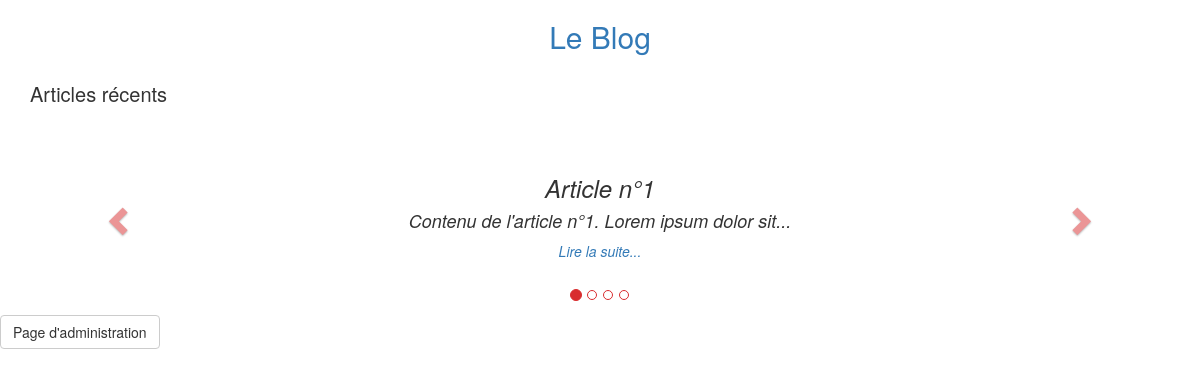
The page / on the database its author committed.
### tables this page shows
CREATE TABLE `post` (
  `id` int(11) NOT NULL,
  `title` varchar(255) NOT NULL,
  `content` text NOT NULL,
  `status` tinyint(1) NOT NULL DEFAULT '1',
  `created_at` date NOT NULL,
  `updated_at` date DEFAULT NULL
);

### controller/BlogController.php (called while the page is built, shortened)
<?php
class BlogController
{
	public function index()
	{
		$PostManager = new PostManager();
		$posts = $PostManager->getLastPosts();
		require('view/index.php');
	}
}

### autoload.php (called while the page is built, shortened)
<?php
function app_autoload ($classname)
{
	$classname = str_replace('App\Controller\\', '', $classname);
	$classname = str_replace('App\Model\Manager\\', '', $classname);
	$classname = str_replace('App\Model\Entity\\', '', $classname);
}

### model/Manager.php (called while the page is built, shortened)
<?php
abstract class Manager
{
	private static $dbHost = "localhost";
	private static $dbName = "blog";
	private static $dbUser = "root";
	private static $dbUserPassword = "";
	public function __construct()
	{
		try{
			$this->db = new PDO("mysql:host=" .self::$dbHost . ";dbname=" .self::$dbName.";charset=utf8",self::$dbUser,self::$dbUserPassword);
		}
		catch (PDOException $e){
			echo 'La connexion à échoué.<br/>';
			echo 'Information : [', $e->getCode(), '] ', $e->getMessage();
		}
	}
}

### model/PostManager.php (called while the page is built, shortened)
<?php
class PostManager extends Manager
{
	protected $table = 'post';
	protected $classManaged = '\App\Model\Entity\Post';
	protected $paginate = 'LIMIT 0, 4';
	public function getLastPosts()
	{
		$request = "SELECT * FROM " .$this->table. " " .$this->paginate;
		$q = $this->db->query($request);
		$q->setFetchMode(PDO::FETCH_CLASS | PDO::FETCH_PROPS_LATE, $this->classManaged);
		return $q->fetchAll();
	}
}

### model/Entity.php (called while the page is built, shortened)
<?php
abstract class Entity
{
	protected $id;
	public function id(){
		return $this->id;
	}
}

### model/Post.php (called while the page is built, shortened)
<?php
class Post extends Entity
{
	protected $title;
	protected $content;
	public function title()
	{
		return $this->title;
	}
	public function content()
	{
		return $this->content;
	}
}

### view/index.php (the view, shortened to what this page needs)
<div class="heading">
	<h2 class="page-title">Articles récents</h2>
</div>
<div id="blogCarousel" class="carousel slide text-center" data-ride="carousel">
	<ol class="carousel-indicators">
		<li data-target="#blogCarousel" data-slide-to="0" class="active"></li>
		<li data-target="#blogCarousel" data-slide-to="1"></li>
		<li data-target="#blogCarousel" data-slide-to="2"></li>
		<li data-target="#blogCarousel" data-slide-to="3"></li>
	</ol>
	<div class="carousel-inner" role="listbox">
		<?php
		foreach ($posts as $post){
		?>
		<div class="item
			<?php
			if($post->id()==1){
				echo'active';
			} ;?>
			">
			<h3 class="post-title"><?= $post->title()?></h3>
			<h4 class="post-resume"><?=substr($post->content(),0,50)?>...</h4>
			<a href="index.php?post_id=<?= $post->id()?>" class="post-link"><em>Lire la suite...</em></a>
		</div>
		<?php
			}
		?>
	</div>
	<a class="left carousel-control" href="#blogCarousel" data-slide="prev" role="button">
		<span class="glyphicon glyphicon-chevron-left"></span>
    </a>
    <a class="right carousel-control" href="#blogCarousel" data-slide="next" role="button">
        <span class="glyphicon glyphicon-chevron-right"></span>
    </a>
</div>
<?php require ('view/template.php'); ?>

### public/css/styles.css (style rules this page uses)
.page-title { font-size: 20px; }
.left.carousel-control, .right.carousel-control { background-image:none; color: #d82c2e; }
.carousel-indicators { bottom: 0px; }
.carousel-indicators li { border-color: #d82c2e; }
.carousel-indicators li.active { background-color: #d82c2e; }
#blogCarousel .item { padding: 40px 30px; }
#blogCarousel .item { font-style: italic; }
.carousel-inner { height: 200px; }

### rows shown on the page
post: title "Article n°1", content "Contenu de l'article n°1. Lorem ipsum dolor sit"
